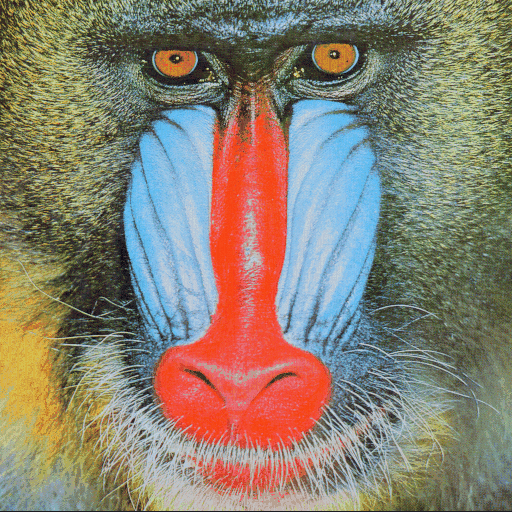
#> input picture Bai Tap Da Nop/BT02/correct_baboon_stego.gif, 512 x 512 px
$ python best_extract.py
#> lines starting #> are read from the running program, lines starting #| are printed output that depends on the picture

from bitarray import bitarray
import numpy as np
from PIL import Image
import matplotlib.pyplot as plt


def extract(stego_img_file, extr_msg_file):
    '''
    Hàm rút trích tin mật đã được nhúng vào ảnh bằng phương pháp của Fridrich.

    Các tham số:
        stego_img_file (str): Tên file chứa stego image.
        extr_msg_file (str): Tên file chứa secret message được rút trích.
    '''
#> called with stego_img_file = 'correct_baboon_stego.gif', extr_msg_file = 'extr_msg.txt'
    # YOUR CODE HERE
    correct_stego_img = Image.open(stego_img_file)
#> correct_stego_img is the input picture: PIL image 512x512 P; mean R, G, B 137.6, 129, 113.1
    correct_stego_pixels = np.array(correct_stego_img)
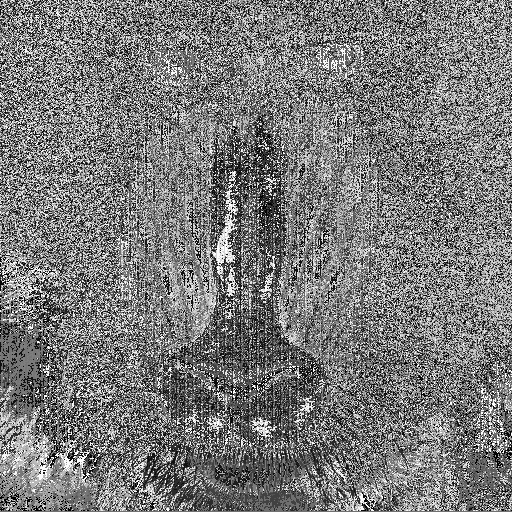
#> correct_stego_pixels: shape (512, 512); min 0, max 255, mean 121.3
    correct_stego_palette = correct_stego_img.getpalette()
#> correct_stego_palette = 768 values, max 247 at index 645, min 12 at index 577, mean 127.1
    correct_stego_palette = np.array(correct_stego_palette, dtype=np.uint8).reshape(1, -1, 3)
#> correct_stego_palette = 256 rows, first 8: [106, 108, 111], [242, 88, 39], [122, 149, 139], [108, 143, 111], [70, 77, 50], [165, 137, 58], [113, 122, 98], [75, 68, 67]

    msg_bits = []
    for i in range(len(correct_stego_pixels)):
        for j in range(len(correct_stego_pixels[0])):
            rgb = correct_stego_palette[0][correct_stego_pixels[i][j]]
            msg_bits.append((int(rgb[0]) + int(rgb[1]) + int(rgb[2])) % 2)
#> after the loop, msg_bits = 262144 items

    #tim vi tri bit 1 đầu tiên tính từ đuôi
    k = -1
    while(msg_bits[k] == 0):
        k = k - 1
#> this loop made 30159 passes
#> k on passes 1 to 3: -2, -3, -4
#> after the loop, k = -30160

    # [0, 1, 0,.....] --> bitarray('010.....')
    msg_bits = bitarray(msg_bits[:k])
    # # bit to bytes to msg
    # msg = msg_bits.tobytes().decode('utf-8')
    # save
    with open(extr_msg_file,'wb') as f:
        f.write(msg_bits)


# TEST
extract('correct_baboon_stego.gif', 'extr_msg.txt')
#> (the call stopped at in extract, `msg_bits = bitarray(msg_bits[:k])`: bitarray is not available in this run)
#> (the run stopped early here; a loop or call above may not have finished)
